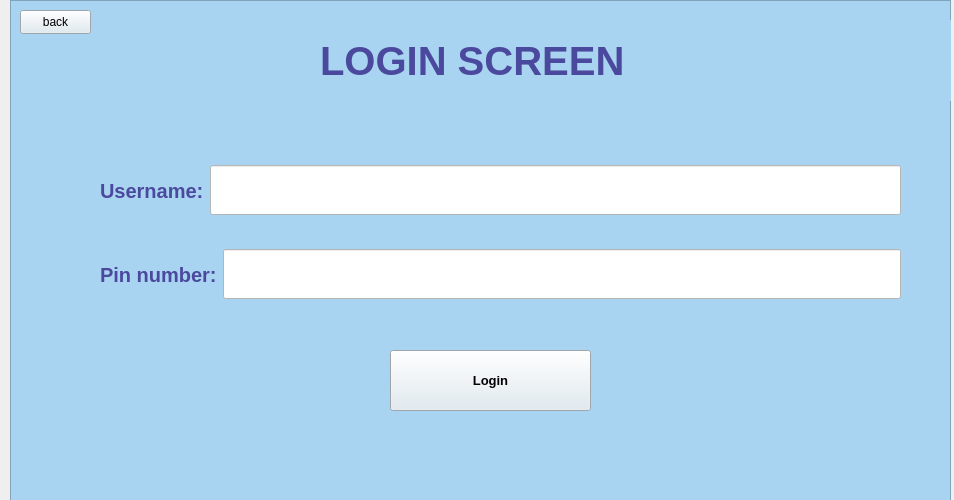
<?xml version="1.0" encoding="UTF-8"?>
<ui version="4.0">
 <class>Login</class>
 <widget class="QMainWindow" name="Login">
  <property name="geometry">
   <rect>
    <x>0</x>
    <y>0</y>
    <width>954</width>
    <height>500</height>
   </rect>
  </property>
  <property name="windowTitle">
   <string>MainWindow</string>
  </property>
  <widget class="QWidget" name="centralwidget">
   <widget class="QStackedWidget" name="stackedWidget">
    <property name="geometry">
     <rect>
      <x>10</x>
      <y>0</y>
      <width>941</width>
      <height>501</height>
     </rect>
    </property>
    <property name="currentIndex">
     <number>0</number>
    </property>
    <widget class="QWidget" name="page">
     <widget class="QWidget" name="verticalLayoutWidget">
      <property name="geometry">
       <rect>
        <x>0</x>
        <y>0</y>
        <width>941</width>
        <height>501</height>
       </rect>
      </property>
      <layout class="QVBoxLayout" name="loginLayout">
       <item>
        <widget class="QFrame" name="loginFrame">
         <property name="enabled">
          <bool>true</bool>
         </property>
         <property name="styleSheet">
          <string notr="true">background-color: rgb(168, 212, 241);</string>
         </property>
         <property name="frameShape">
          <enum>QFrame::StyledPanel</enum>
         </property>
         <property name="frameShadow">
          <enum>QFrame::Raised</enum>
         </property>
         <widget class="QLabel" name="titleLabel">
          <property name="geometry">
           <rect>
            <x>310</x>
            <y>20</y>
            <width>911</width>
            <height>81</height>
           </rect>
          </property>
          <property name="font">
           <font>
            <pointsize>30</pointsize>
            <italic>false</italic>
            <bold>true</bold>
           </font>
          </property>
          <property name="styleSheet">
           <string notr="true">color: rgb(75, 73, 157);
font: 700 30pt &quot;Segoe UI&quot;;</string>
          </property>
          <property name="text">
           <string>LOGIN SCREEN</string>
          </property>
         </widget>
         <widget class="QWidget" name="horizontalLayoutWidget">
          <property name="geometry">
           <rect>
            <x>90</x>
            <y>150</y>
            <width>801</width>
            <height>81</height>
           </rect>
          </property>
          <layout class="QHBoxLayout" name="usernameLayout">
           <item>
            <widget class="QLabel" name="usernameLabel">
             <property name="font">
              <font>
               <pointsize>15</pointsize>
               <italic>false</italic>
               <bold>true</bold>
              </font>
             </property>
             <property name="styleSheet">
              <string notr="true">color: rgb(75, 73, 157);
font: 700 15pt &quot;Segoe UI&quot;;</string>
             </property>
             <property name="text">
              <string>Username:</string>
             </property>
            </widget>
           </item>
           <item>
            <widget class="QLineEdit" name="usernameField">
             <property name="minimumSize">
              <size>
               <width>20</width>
               <height>50</height>
              </size>
             </property>
             <property name="palette">
              <palette>
               <active>
                <colorrole role="WindowText">
                 <brush brushstyle="SolidPattern">
                  <color alpha="255">
                   <red>0</red>
                   <green>0</green>
                   <blue>0</blue>
                  </color>
                 </brush>
                </colorrole>
                <colorrole role="Button">
                 <brush brushstyle="SolidPattern">
                  <color alpha="255">
                   <red>255</red>
                   <green>255</green>
                   <blue>255</blue>
                  </color>
                 </brush>
                </colorrole>
                <colorrole role="Light">
                 <brush brushstyle="SolidPattern">
                  <color alpha="255">
                   <red>255</red>
                   <green>255</green>
                   <blue>255</blue>
                  </color>
                 </brush>
                </colorrole>
                <colorrole role="Midlight">
                 <brush brushstyle="SolidPattern">
                  <color alpha="255">
                   <red>255</red>
                   <green>255</green>
                   <blue>255</blue>
                  </color>
                 </brush>
                </colorrole>
                <colorrole role="Dark">
                 <brush brushstyle="SolidPattern">
                  <color alpha="255">
                   <red>127</red>
                   <green>127</green>
                   <blue>127</blue>
                  </color>
                 </brush>
                </colorrole>
                <colorrole role="Mid">
                 <brush brushstyle="SolidPattern">
                  <color alpha="255">
                   <red>170</red>
                   <green>170</green>
                   <blue>170</blue>
                  </color>
                 </brush>
                </colorrole>
                <colorrole role="Text">
                 <brush brushstyle="SolidPattern">
                  <color alpha="255">
                   <red>0</red>
                   <green>0</green>
                   <blue>0</blue>
                  </color>
                 </brush>
                </colorrole>
                <colorrole role="BrightText">
                 <brush brushstyle="SolidPattern">
                  <color alpha="255">
                   <red>255</red>
                   <green>255</green>
                   <blue>255</blue>
                  </color>
                 </brush>
                </colorrole>
                <colorrole role="ButtonText">
                 <brush brushstyle="SolidPattern">
                  <color alpha="255">
                   <red>0</red>
                   <green>0</green>
                   <blue>0</blue>
                  </color>
                 </brush>
                </colorrole>
                <colorrole role="Base">
                 <brush brushstyle="SolidPattern">
                  <color alpha="255">
                   <red>255</red>
                   <green>255</green>
                   <blue>255</blue>
                  </color>
                 </brush>
                </colorrole>
                <colorrole role="Window">
                 <brush brushstyle="SolidPattern">
                  <color alpha="255">
                   <red>255</red>
                   <green>255</green>
                   <blue>255</blue>
                  </color>
                 </brush>
                </colorrole>
                <colorrole role="Shadow">
                 <brush brushstyle="SolidPattern">
                  <color alpha="255">
                   <red>0</red>
                   <green>0</green>
                   <blue>0</blue>
                  </color>
                 </brush>
                </colorrole>
                <colorrole role="AlternateBase">
                 <brush brushstyle="SolidPattern">
                  <color alpha="255">
                   <red>255</red>
                   <green>255</green>
                   <blue>255</blue>
                  </color>
                 </brush>
                </colorrole>
                <colorrole role="ToolTipBase">
                 <brush brushstyle="SolidPattern">
                  <color alpha="255">
                   <red>255</red>
                   <green>255</green>
                   <blue>220</blue>
                  </color>
                 </brush>
                </colorrole>
                <colorrole role="ToolTipText">
                 <brush brushstyle="SolidPattern">
                  <color alpha="255">
                   <red>0</red>
                   <green>0</green>
                   <blue>0</blue>
                  </color>
                 </brush>
                </colorrole>
               </active>
               <inactive>
                <colorrole role="WindowText">
                 <brush brushstyle="SolidPattern">
                  <color alpha="255">
                   <red>0</red>
                   <green>0</green>
                   <blue>0</blue>
                  </color>
                 </brush>
                </colorrole>
                <colorrole role="Button">
                 <brush brushstyle="SolidPattern">
                  <color alpha="255">
                   <red>255</red>
                   <green>255</green>
                   <blue>255</blue>
                  </color>
                 </brush>
                </colorrole>
                <colorrole role="Light">
                 <brush brushstyle="SolidPattern">
                  <color alpha="255">
                   <red>255</red>
                   <green>255</green>
                   <blue>255</blue>
                  </color>
                 </brush>
                </colorrole>
                <colorrole role="Midlight">
                 <brush brushstyle="SolidPattern">
                  <color alpha="255">
                   <red>227</red>
                   <green>227</green>
                   <blue>227</blue>
                  </color>
                 </brush>
                </colorrole>
                <colorrole role="Dark">
                 <brush brushstyle="SolidPattern">
                  <color alpha="255">
                   <red>160</red>
                   <green>160</green>
                   <blue>160</blue>
                  </color>
                 </brush>
                </colorrole>
                <colorrole role="Mid">
                 <brush brushstyle="SolidPattern">
                  <color alpha="255">
                   <red>160</red>
                   <green>160</green>
                   <blue>160</blue>
                  </color>
                 </brush>
                </colorrole>
                <colorrole role="Text">
                 <brush brushstyle="SolidPattern">
                  <color alpha="255">
                   <red>0</red>
                   <green>0</green>
                   <blue>0</blue>
                  </color>
                 </brush>
                </colorrole>
                <colorrole role="BrightText">
                 <brush brushstyle="SolidPattern">
                  <color alpha="255">
                   <red>255</red>
                   <green>255</green>
                   <blue>255</blue>
                  </color>
                 </brush>
                </colorrole>
                <colorrole role="ButtonText">
                 <brush brushstyle="SolidPattern">
                  <color alpha="255">
                   <red>0</red>
                   <green>0</green>
                   <blue>0</blue>
                  </color>
                 </brush>
                </colorrole>
                <colorrole role="Base">
                 <brush brushstyle="SolidPattern">
                  <color alpha="255">
                   <red>255</red>
                   <green>255</green>
                   <blue>255</blue>
                  </color>
                 </brush>
                </colorrole>
                <colorrole role="Window">
                 <brush brushstyle="SolidPattern">
                  <color alpha="255">
                   <red>255</red>
                   <green>255</green>
                   <blue>255</blue>
                  </color>
                 </brush>
                </colorrole>
                <colorrole role="Shadow">
                 <brush brushstyle="SolidPattern">
                  <color alpha="255">
                   <red>105</red>
                   <green>105</green>
                   <blue>105</blue>
                  </color>
                 </brush>
                </colorrole>
                <colorrole role="AlternateBase">
                 <brush brushstyle="SolidPattern">
                  <color alpha="255">
                   <red>245</red>
                   <green>245</green>
                   <blue>245</blue>
                  </color>
                 </brush>
                </colorrole>
                <colorrole role="ToolTipBase">
                 <brush brushstyle="SolidPattern">
                  <color alpha="255">
                   <red>255</red>
                   <green>255</green>
                   <blue>220</blue>
                  </color>
                 </brush>
                </colorrole>
                <colorrole role="ToolTipText">
                 <brush brushstyle="SolidPattern">
                  <color alpha="255">
                   <red>0</red>
                   <green>0</green>
                   <blue>0</blue>
                  </color>
                 </brush>
                </colorrole>
               </inactive>
               <disabled>
                <colorrole role="WindowText">
                 <brush brushstyle="SolidPattern">
                  <color alpha="255">
                   <red>127</red>
                   <green>127</green>
                   <blue>127</blue>
                  </color>
                 </brush>
                </colorrole>
                <colorrole role="Button">
                 <brush brushstyle="SolidPattern">
                  <color alpha="255">
                   <red>255</red>
                   <green>255</green>
                   <blue>255</blue>
                  </color>
                 </brush>
                </colorrole>
                <colorrole role="Light">
                 <brush brushstyle="SolidPattern">
                  <color alpha="255">
                   <red>255</red>
                   <green>255</green>
                   <blue>255</blue>
                  </color>
                 </brush>
                </colorrole>
                <colorrole role="Midlight">
                 <brush brushstyle="SolidPattern">
                  <color alpha="255">
                   <red>255</red>
                   <green>255</green>
                   <blue>255</blue>
                  </color>
                 </brush>
                </colorrole>
                <colorrole role="Dark">
                 <brush brushstyle="SolidPattern">
                  <color alpha="255">
                   <red>127</red>
                   <green>127</green>
                   <blue>127</blue>
                  </color>
                 </brush>
                </colorrole>
                <colorrole role="Mid">
                 <brush brushstyle="SolidPattern">
                  <color alpha="255">
                   <red>170</red>
                   <green>170</green>
                   <blue>170</blue>
                  </color>
                 </brush>
                </colorrole>
                <colorrole role="Text">
                 <brush brushstyle="SolidPattern">
                  <color alpha="255">
                   <red>127</red>
                   <green>127</green>
                   <blue>127</blue>
                  </color>
                 </brush>
                </colorrole>
                <colorrole role="BrightText">
                 <brush brushstyle="SolidPattern">
                  <color alpha="255">
                   <red>255</red>
                   <green>255</green>
                   <blue>255</blue>
                  </color>
                 </brush>
                </colorrole>
                <colorrole role="ButtonText">
                 <brush brushstyle="SolidPattern">
                  <color alpha="255">
                   <red>127</red>
                   <green>127</green>
                   <blue>127</blue>
                  </color>
                 </brush>
                </colorrole>
                <colorrole role="Base">
                 <brush brushstyle="SolidPattern">
                  <color alpha="255">
                   <red>255</red>
                   <green>255</green>
                   <blue>255</blue>
                  </color>
                 </brush>
                </colorrole>
                <colorrole role="Window">
                 <brush brushstyle="SolidPattern">
                  <color alpha="255">
                   <red>255</red>
                   <green>255</green>
                   <blue>255</blue>
                  </color>
                 </brush>
                </colorrole>
                <colorrole role="Shadow">
                 <brush brushstyle="SolidPattern">
                  <color alpha="255">
                   <red>0</red>
                   <green>0</green>
                   <blue>0</blue>
                  </color>
                 </brush>
                </colorrole>
                <colorrole role="AlternateBase">
                 <brush brushstyle="SolidPattern">
                  <color alpha="255">
                   <red>245</red>
                   <green>245</green>
                   <blue>245</blue>
                  </color>
                 </brush>
                </colorrole>
                <colorrole role="ToolTipBase">
                 <brush brushstyle="SolidPattern">
                  <color alpha="255">
                   <red>255</red>
                   <green>255</green>
                   <blue>220</blue>
                  </color>
                 </brush>
                </colorrole>
                <colorrole role="ToolTipText">
                 <brush brushstyle="SolidPattern">
                  <color alpha="255">
                   <red>0</red>
                   <green>0</green>
                   <blue>0</blue>
                  </color>
                 </brush>
                </colorrole>
               </disabled>
              </palette>
             </property>
             <property name="autoFillBackground">
              <bool>false</bool>
             </property>
             <property name="styleSheet">
              <string notr="true">background-color: rgb(255, 255, 255);</string>
             </property>
            </widget>
           </item>
          </layout>
         </widget>
         <widget class="QWidget" name="horizontalLayoutWidget_2">
          <property name="geometry">
           <rect>
            <x>90</x>
            <y>230</y>
            <width>801</width>
            <height>89</height>
           </rect>
          </property>
          <layout class="QHBoxLayout" name="passwordLayout">
           <item>
            <widget class="QLabel" name="passwordLabel">
             <property name="font">
              <font>
               <pointsize>15</pointsize>
               <italic>false</italic>
               <bold>true</bold>
              </font>
             </property>
             <property name="styleSheet">
              <string notr="true">color: rgb(75, 73, 157);
font: 700 15pt &quot;Segoe UI&quot;;</string>
             </property>
             <property name="text">
              <string>Pin number:</string>
             </property>
            </widget>
           </item>
           <item>
            <widget class="QLineEdit" name="passwordField">
             <property name="enabled">
              <bool>true</bool>
             </property>
             <property name="minimumSize">
              <size>
               <width>20</width>
               <height>50</height>
              </size>
             </property>
             <property name="palette">
              <palette>
               <active>
                <colorrole role="Button">
                 <brush brushstyle="SolidPattern">
                  <color alpha="255">
                   <red>255</red>
                   <green>255</green>
                   <blue>255</blue>
                  </color>
                 </brush>
                </colorrole>
                <colorrole role="Light">
                 <brush brushstyle="SolidPattern">
                  <color alpha="255">
                   <red>255</red>
                   <green>255</green>
                   <blue>255</blue>
                  </color>
                 </brush>
                </colorrole>
                <colorrole role="Base">
                 <brush brushstyle="SolidPattern">
                  <color alpha="255">
                   <red>255</red>
                   <green>255</green>
                   <blue>255</blue>
                  </color>
                 </brush>
                </colorrole>
                <colorrole role="Window">
                 <brush brushstyle="SolidPattern">
                  <color alpha="255">
                   <red>255</red>
                   <green>255</green>
                   <blue>255</blue>
                  </color>
                 </brush>
                </colorrole>
               </active>
               <inactive>
                <colorrole role="Button">
                 <brush brushstyle="SolidPattern">
                  <color alpha="255">
                   <red>255</red>
                   <green>255</green>
                   <blue>255</blue>
                  </color>
                 </brush>
                </colorrole>
                <colorrole role="Light">
                 <brush brushstyle="SolidPattern">
                  <color alpha="255">
                   <red>255</red>
                   <green>255</green>
                   <blue>255</blue>
                  </color>
                 </brush>
                </colorrole>
                <colorrole role="Base">
                 <brush brushstyle="SolidPattern">
                  <color alpha="255">
                   <red>255</red>
                   <green>255</green>
                   <blue>255</blue>
                  </color>
                 </brush>
                </colorrole>
                <colorrole role="Window">
                 <brush brushstyle="SolidPattern">
                  <color alpha="255">
                   <red>255</red>
                   <green>255</green>
                   <blue>255</blue>
                  </color>
                 </brush>
                </colorrole>
               </inactive>
               <disabled>
                <colorrole role="Button">
                 <brush brushstyle="SolidPattern">
                  <color alpha="255">
                   <red>255</red>
                   <green>255</green>
                   <blue>255</blue>
                  </color>
                 </brush>
                </colorrole>
                <colorrole role="Light">
                 <brush brushstyle="SolidPattern">
                  <color alpha="255">
                   <red>255</red>
                   <green>255</green>
                   <blue>255</blue>
                  </color>
                 </brush>
                </colorrole>
                <colorrole role="Base">
                 <brush brushstyle="SolidPattern">
                  <color alpha="255">
                   <red>255</red>
                   <green>255</green>
                   <blue>255</blue>
                  </color>
                 </brush>
                </colorrole>
                <colorrole role="Window">
                 <brush brushstyle="SolidPattern">
                  <color alpha="255">
                   <red>255</red>
                   <green>255</green>
                   <blue>255</blue>
                  </color>
                 </brush>
                </colorrole>
               </disabled>
              </palette>
             </property>
             <property name="styleSheet">
              <string notr="true">background-color: rgb(255, 255, 255);</string>
             </property>
             <property name="text">
              <string/>
             </property>
            </widget>
           </item>
          </layout>
         </widget>
         <widget class="QPushButton" name="loginButton">
          <property name="geometry">
           <rect>
            <x>380</x>
            <y>350</y>
            <width>201</width>
            <height>61</height>
           </rect>
          </property>
          <property name="font">
           <font>
            <pointsize>10</pointsize>
            <italic>false</italic>
            <bold>true</bold>
           </font>
          </property>
          <property name="styleSheet">
           <string notr="true">background-color: rgb(221, 233, 241);
font: 700 10pt &quot;Segoe UI&quot;;</string>
          </property>
          <property name="text">
           <string>Login</string>
          </property>
         </widget>
         <widget class="QPushButton" name="back">
          <property name="geometry">
           <rect>
            <x>10</x>
            <y>10</y>
            <width>71</width>
            <height>24</height>
           </rect>
          </property>
          <property name="styleSheet">
           <string notr="true">background-color: rgb(221, 233, 241);
font: 700 9pt &quot;Segoe UI&quot;;</string>
          </property>
          <property name="text">
           <string>back</string>
          </property>
         </widget>
        </widget>
       </item>
      </layout>
     </widget>
    </widget>
   </widget>
  </widget>
 </widget>
 <resources/>
 <connections/>
</ui>
